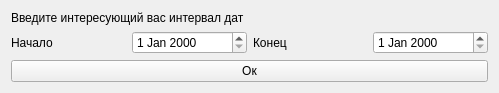
<?xml version="1.0" encoding="UTF-8"?>
<ui version="4.0">
 <class>SelectDateWidget</class>
 <widget class="QWidget" name="SelectDateWidget">
  <property name="geometry">
   <rect>
    <x>0</x>
    <y>0</y>
    <width>499</width>
    <height>89</height>
   </rect>
  </property>
  <property name="windowTitle">
   <string>Form</string>
  </property>
  <layout class="QGridLayout" name="gridLayout">
   <item row="1" column="0">
    <widget class="QLabel" name="label_2">
     <property name="text">
      <string>Начало</string>
     </property>
    </widget>
   </item>
   <item row="1" column="1">
    <widget class="QDateEdit" name="m_dateStart"/>
   </item>
   <item row="1" column="3">
    <widget class="QDateEdit" name="m_dateEnd"/>
   </item>
   <item row="0" column="0" colspan="4">
    <widget class="QLabel" name="label">
     <property name="text">
      <string>Введите интересующий вас интервал дат</string>
     </property>
    </widget>
   </item>
   <item row="1" column="2">
    <widget class="QLabel" name="label_3">
     <property name="text">
      <string>Конец</string>
     </property>
    </widget>
   </item>
   <item row="2" column="0" colspan="4">
    <widget class="QPushButton" name="m_ok">
     <property name="text">
      <string>Ок</string>
     </property>
    </widget>
   </item>
  </layout>
 </widget>
 <resources/>
 <connections/>
</ui>
